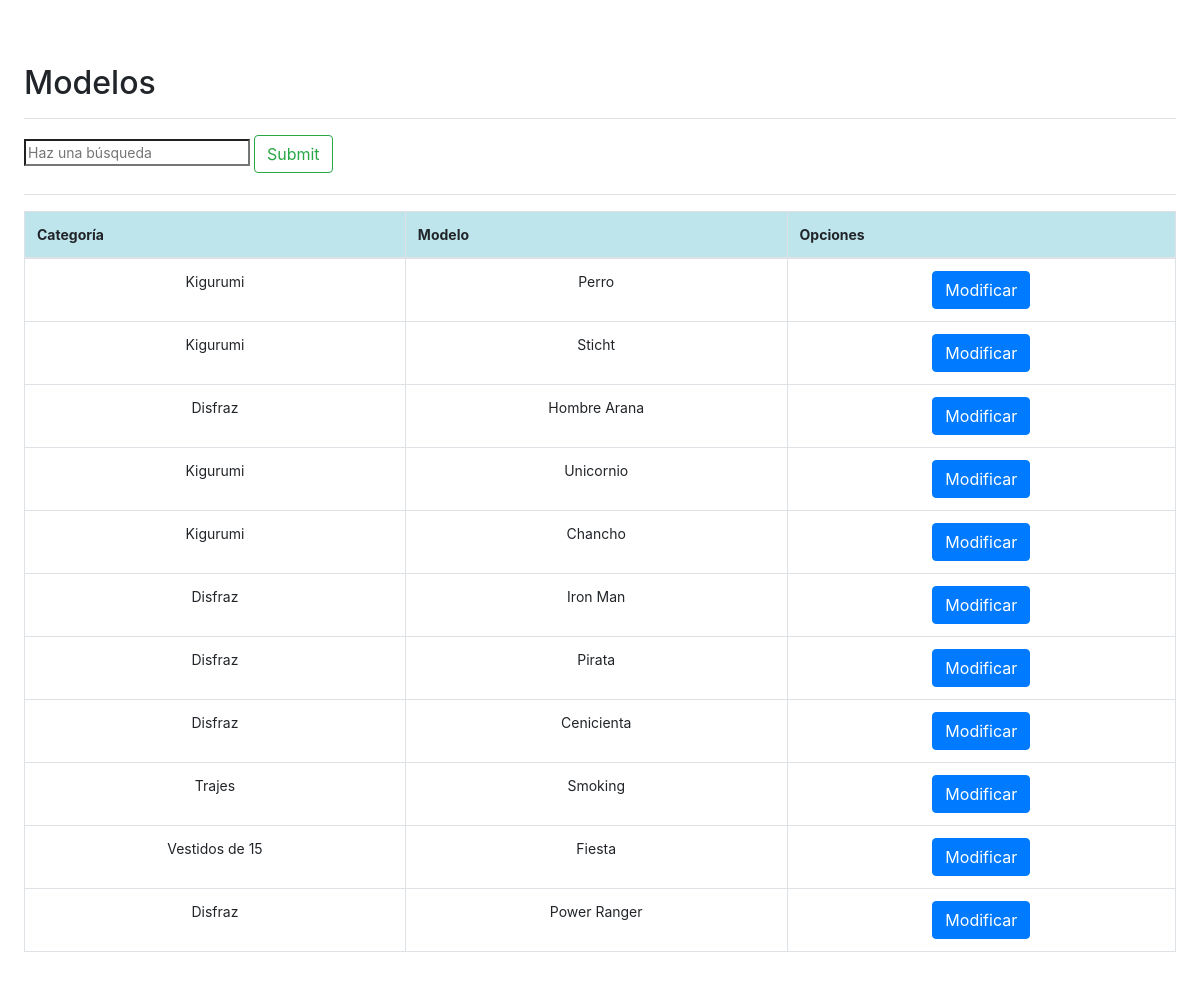
The page /mostrar_modelos.php (signed in) on the database its author committed.
### tables this page shows
CREATE TABLE `modelo` (
  `id` int(10) UNSIGNED NOT NULL,
  `nombre` varchar(45) NOT NULL DEFAULT '',
  `idcategoria` int(10) UNSIGNED NOT NULL DEFAULT '0'
);

CREATE TABLE `categoria` (
  `id` int(10) UNSIGNED NOT NULL,
  `nombre` varchar(45) NOT NULL DEFAULT ''
);

### mostrar_modelos.php (the view, shortened to what this page needs)
<?php
	$conexion = connectDB();
?>
<!doctype html>
  <head>
    <link href="lib/dist/css/bootstrap.min.css" rel="stylesheet">
    <link href="vista/css/estilo.css" rel="stylesheet">
  </head>
  <body>
		<main role="main" class="col-md-9 ml-sm-auto col-lg-12 px-4">
			<div class="d-flex justify-content-between flex-wrap flex-md-nowrap align-items-center pt-3 pb-2 mb-3 border-bottom">
				<h1 class="h2">Modelos</h1>
			</div>
			<?php
			$busqueda = '';
			?>
			<form method="get" action="mostrar_modelos.php" target="contenido">
				<input type="search" name="busqueda" id="busqueda" placeholder="Haz una búsqueda"
					value="<?php echo $busqueda?>">
				<input type="submit" class="btn btn-outline-success my-2 my-sm-0"></button>
			</form>
			<?php
			$sql= "SELECT c.id, c.nombre, p.nombre AS nombrecat, c.idcategoria
						 FROM modelo c
						 LEFT JOIN categoria p
						ON c.idcategoria = p.id
				   WHERE c.nombre LIKE '%$busqueda%'";
			$resultado = mysqli_query($conexion,$sql);
			?>
			<div class="d-flex justify-content-between flex-wrap flex-md-nowrap align-items-center pt-3 pb-2 mb-3 border-top">
				<table class="table table-bordered">
				<thead>
					<tr>
						<th class="table-info">Categoría</th>
						<th class="table-info">Modelo</th>
						<th class="table-info">Opciones</th>
					</tr>
				</thead>
				<tbody>
				<?php
					while($mod = mysqli_fetch_object($resultado)) { ?>
					<tr>
						<td align="center"><?php echo $mod->nombrecat ?></td>
						<td align="center"><?php echo $mod->nombre ?></td>
						<td align="center"><a class="btn btn-primary" role="button" href="vista/formulario_modelos.php?id=<?php echo $mod->id?>">
						Modificar</a></td>
					</tr>
				<?php } ?>
				</tbody>
				</table>
		</div>
	</main>
  </body>
</html>

### vista/css/estilo.css (style rules this page uses)
body { font-size: .875rem; background: url(malefica.jpg) no-repeat fixed right top; }
[role="main"] { padding-top: 48px; }

### rows shown on the page
modelo: idcategoria.nombre "Kigurumi", nombre "Perro"
modelo: idcategoria.nombre "Kigurumi", nombre "Sticht"
modelo: idcategoria.nombre "Disfraz", nombre "Hombre Arana"
modelo: idcategoria.nombre "Kigurumi", nombre "Unicornio"
modelo: idcategoria.nombre "Kigurumi", nombre "Chancho"
modelo: idcategoria.nombre "Disfraz", nombre "Iron Man"
modelo: idcategoria.nombre "Disfraz", nombre "Pirata"
modelo: idcategoria.nombre "Disfraz", nombre "Cenicienta"
modelo: idcategoria.nombre "Trajes", nombre "Smoking"
modelo: idcategoria.nombre "Vestidos de 15", nombre "Fiesta"
modelo: idcategoria.nombre "Disfraz", nombre "Power Ranger"
